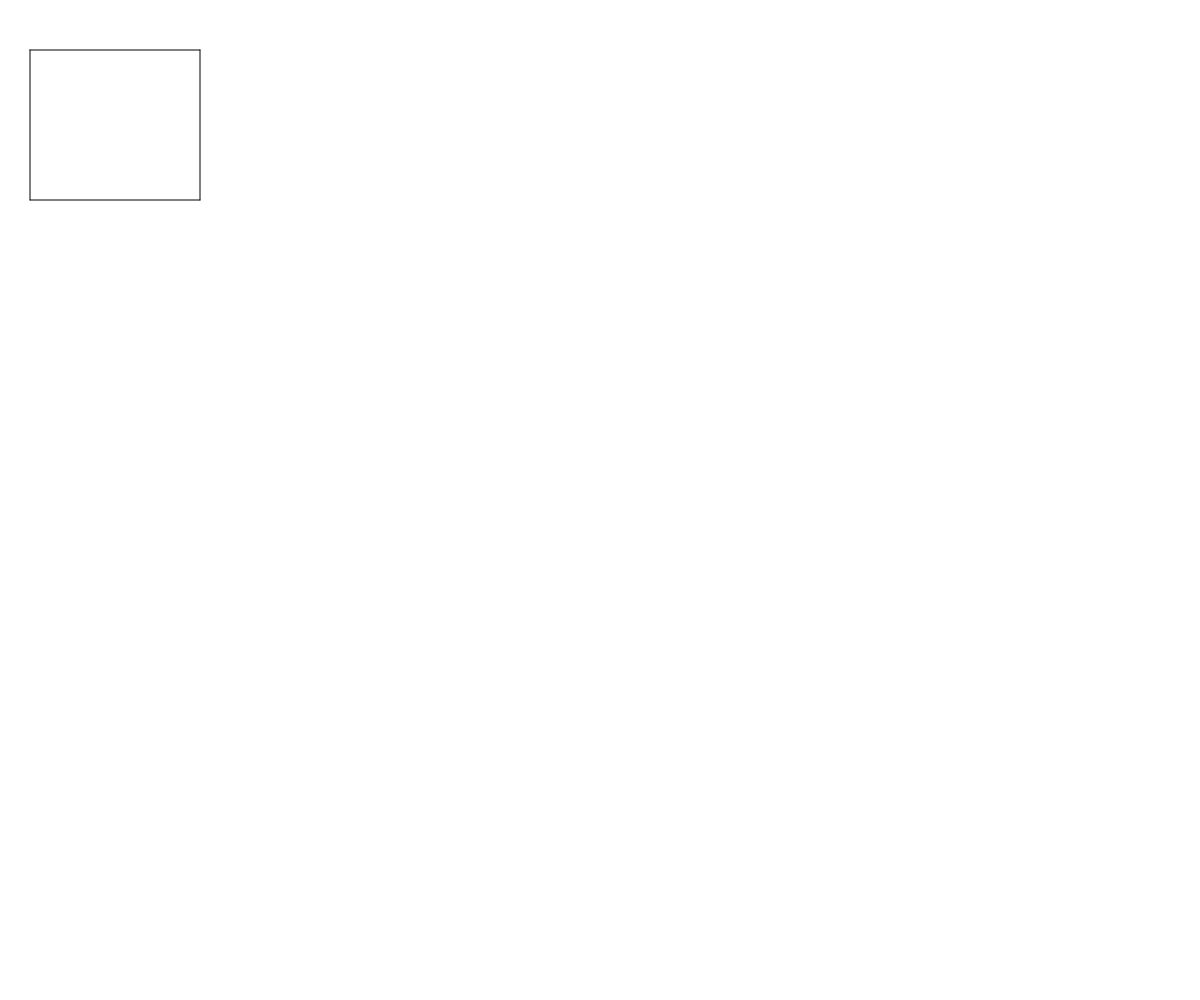
Frame 1 (no input)
Frame 60 (no input): identical to frame 1, image omitted
Frame 120 (the mouse pressed at the canvas centre since frame 60): identical to frame 1, image omitted

The p5.js sketch that drew this single still picture (run headless with seeded random() and noise() and a simulated clock; from frame 60 on, the mouse is pressed at the canvas centre):

// p5.js sketch
// ── sketch.js
var isDrawing = false;
var startx = -1;
var starty = -1;
var obstacle = null;
var adj = {}

function setup() {
    createCanvas(windowWidth, windowHeight);
    points = [
      {"x": 30, "y" : 50},
      {"x": 30, "y" : 200},
      {"x": 200, "y" : 200},
      {"x": 200, "y": 50}
    ]
    obstacle = new Obstacle(points);
    lines = obstacle.getLines();
    console.log(lines);

    for(i = 0; i < lines.length; i++) {
      line(lines[i].startx, lines[i].starty, lines[i].stopx, lines[i].stopy)
    }
}

function mouseClicked() {
  console.log(obstacle.isCollision(mouseX, mouseY))
  ellipse(mouseX, mouseY, 5, 5)
}
  
function draw() {

}

// [{x,y},...]
function Obstacle(vertices) { 
  this.vertices = vertices;
  this.lines = [];
  this.getVertices = function() {
    return this.vertices;
  }

  this.getLines = function() {
    if(this.lines != null && this.lines.length > 0) {
      return this.lines;
    }

    for(i = 1; i < this.vertices.length; i++) {
      let slope = calculateSlope(this.vertices[i].x, this.vertices[i].y, this.vertices[i - 1].x, this.vertices[i - 1].y)
      let yinter = calculateYIntercept(this.vertices[i].x, this.vertices[i].y, slope);
      console.log(this.vertices[i-1])
      console.log(this.vertices[i])
      this.lines.push({
        "startx": this.vertices[i-1].x,
        "starty": this.vertices[i-1].y,
        "stopx" : this.vertices[i].x,
        "stopy" : this.vertices[i].y,
        "slope" : slope,
        "yinter": yinter
      })
    }
    let slope = calculateSlope(this.vertices[0].x, this.vertices[0].y, this.vertices[this.vertices.length - 1].x, this.vertices[this.vertices.length - 1].y)
    let yinter = calculateYIntercept(this.vertices[0].x, this.vertices[0].y, slope);
    this.lines.push({
      "startx": this.vertices[this.vertices.length - 1].x,
      "starty": this.vertices[this.vertices.length - 1].y,
      "stopx" : this.vertices[0].x,
      "stopy" : this.vertices[0].y,
      "slope" : slope,
      "yinter": yinter 
    });
    return this.lines;
  }
  //I need to look on the correct side of the polygon.
  //if the line slanted the slope will take care of it,
  //but if the line is vertical or horizontal I need to look at 
  //the previous point to determine what side of the polygon I 
  //should consinder "inside".
  this.isCollision = function(x,y) {
    let prevX = -Infinity
    let prevY = -Infinity
    for(i = 0; i < this.lines.length; i++) {
      let yinter = this.lines[i].yinter;
      let slope = this.lines[i].slope;
      console.log("checking collision for ("+ mouseX + "," + mouseY + ")"  );
      console.log(prevX)
      console.log(prevY)
      console.log(this.lines[i]);
      if(slope == 0 || slope == Infinity) {
        if(prevX == -Infinity && prevY == -Infinity) {
          if(this.lines[i].startx == this.lines[i].stopx) {
            if(x < this.lines[i].stopx) {
              console.log("1")
              return false;
            }
          } else if(this.lines[i].starty == this.lines[i].stopy) {
            if(y < this.lines[i].starty) {
              console.log("2")
              return false;
            }
          }
          prevX = this.lines[i].startx
          prevY = this.lines[i].starty
        } else {
          if(this.lines[i].startx == this.lines[i].stopx) {
            if(this.lines[i].stopy > prevY) {
              if(x < this.lines[i].stopx) {
                console.log("3")
                return false;
              }
            } else if (this.lines[i].stopy < prevY) {
              if(x > this.lines[i].stopx) {
                console.log("4")
                return false;
              }
            }
            prevX = this.lines[i].startx
            prevY = this.lines[i].starty
          } else if(this.lines[i].starty == this.lines[i].stopy) {
              if(prevY > this.lines[i].stopy && y < this.lines[i].stopy) {
                console.log("5")
                return false;
              } else if(prevY < this.lines[i].stopy && y > this.lines[i].stopy) {
                console.log("6")
                return false;
              }
              prevX = this.lines[i].startx;
              prevY = this.lines[i].starty;
          }
        }
      } else if(slope*x + yinter - y > 0) {
        console.log("calculating slope of slanted line");
        return false;
      }
    }
    return true;
  }
}

function calculateSlope(startx, starty, stopx, stopy) {
  let changey = stopy - starty;
  let changex = stopx - startx;

  if(changey == 0) {
    return 0;
  }

  if(changex == 0) {
    return Infinity;
  }

  return changey / changex;
}

function calculateYIntercept(x,y,slope) {
  if(slope == Infinity) {
    return null;
  }

  return y - x*slope;
}
// ── visual.html
<html>
    <head>
      <script src="https://cdn.jsdelivr.net/npm/p5@1.2.0/lib/p5.js"></script>
      <script src="sketch.js"></script>
    </head>
    <body>
      <main>
      </main>
    </body>
  </html>
